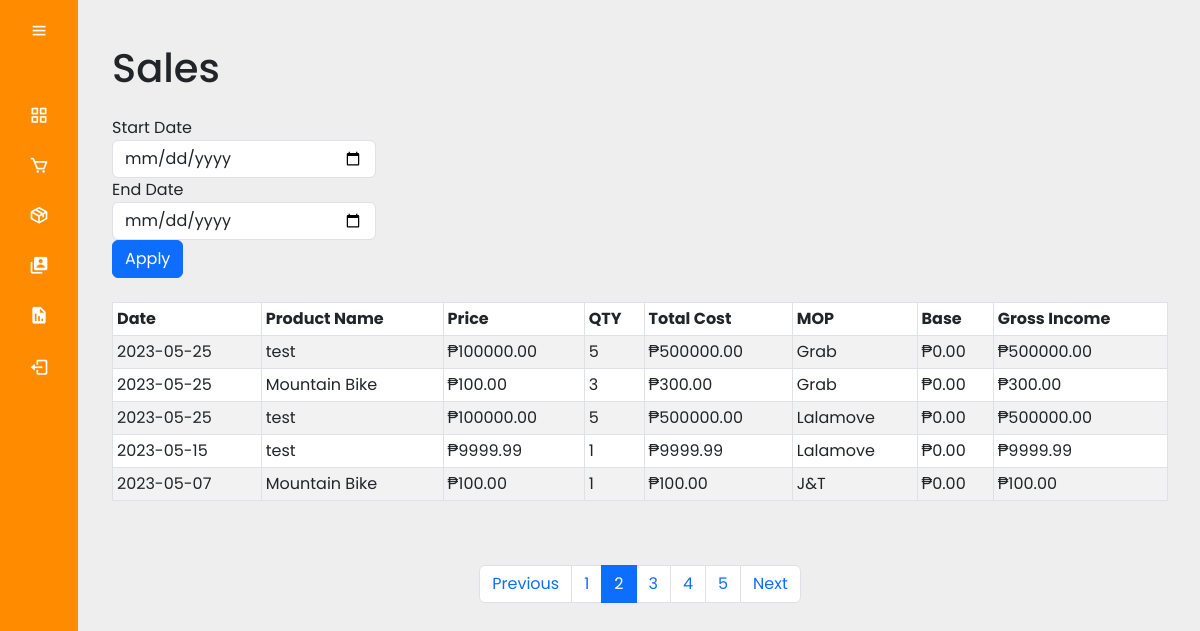
Page /admin/sales.php?page_no=2 (signed in) on the committed database.
### tables this page shows
CREATE TABLE `order_items` (
  `item_id` int(11) NOT NULL,
  `order_id` int(11) NOT NULL,
  `product_id` varchar(255) NOT NULL,
  `product_name` varchar(255) NOT NULL,
  `product_color` varchar(250) NOT NULL,
  `product_image` varchar(255) NOT NULL,
  `product_price` decimal(10,2) NOT NULL,
  `product_quantity` int(11) NOT NULL,
  `user_id` int(11) NOT NULL,
  `order_date` datetime NOT NULL DEFAULT current_timestamp()
);

CREATE TABLE `orders` (
  `order_id` int(11) NOT NULL,
  `wsname` varchar(250) NOT NULL,
  `wsphone` bigint(20) NOT NULL,
  `wsaddress` text NOT NULL,
  `wscourier` text NOT NULL,
  `order_cost` decimal(10,2) NOT NULL,
  `order_status` varchar(100) NOT NULL DEFAULT 'on_hold',
  `user_name` varchar(250) NOT NULL,
  `user_email` text NOT NULL,
  `user_id` int(11) NOT NULL,
  `user_phone` bigint(20) NOT NULL,
  `user_city` varchar(255) NOT NULL,
  `user_address` text NOT NULL,
  `user_landmark` text NOT NULL,
  `location_link` text NOT NULL,
  `payment_method` varchar(20) NOT NULL,
  `shipping_method` varchar(250) NOT NULL,
  `payment_image` varchar(250) NOT NULL,
  `order_date` date NOT NULL DEFAULT current_timestamp(),
  `shipping_fee` decimal(6,2) NOT NULL
);

CREATE TABLE `products` (
  `product_id` int(11) NOT NULL,
  `product_name` varchar(100) NOT NULL,
  `product_category` varchar(100) NOT NULL,
  `product_description` varchar(255) NOT NULL,
  `product_image` varchar(255) NOT NULL,
  `product_image2` varchar(255) NOT NULL,
  `product_image3` varchar(255) NOT NULL,
  `product_image4` varchar(255) NOT NULL,
  `product_price` decimal(8,2) NOT NULL,
  `product_bp` decimal(8,2) NOT NULL,
  `product_wsp` decimal(8,2) NOT NULL,
  `product_special_offer` decimal(10,2) NOT NULL,
  `product_color` text NOT NULL,
  `product_size` varchar(250) NOT NULL,
  `product_quantity` int(11) NOT NULL
);

### admin/sales.php (the view, shortened to what this page needs)
<?php include('header.php'); ?>
<?php
if (isset($_GET['page_no']) && $_GET['page_no'] != "") {
    $page_no = $_GET['page_no'];
} else {
    $page_no = 1;
}
$stmt1 = $conn->prepare("SELECT COUNT(*) AS total_records FROM orders");
$stmt1->execute();
$stmt1->bind_result($total_records);
$total_records_per_page = 5;
$offset = ($page_no - 1) * $total_records_per_page;
$previous_page = $page_no - 1;
$next_page = $page_no + 1;
$total_no_of_pages = ceil($total_records / $total_records_per_page);
$stmt2 = $conn->prepare("SELECT orders.order_date, order_items.product_name, order_items.product_price, order_items.product_quantity, (order_items.product_price * order_items.product_quantity) AS total_cost, orders.shipping_method, products.product_bp, ((order_items.product_price - products.product_bp) * order_items.product_quantity) AS gross_income
FROM orders
INNER JOIN order_items ON orders.order_id = order_items.order_id
INNER JOIN products ON order_items.product_id = products.product_id
ORDER BY orders.order_date DESC
LIMIT $offset, $total_records_per_page");
$stmt2->execute();
$sales = $stmt2->get_result();
?>
<?php include('security.php');
include('sidemenu.php'); ?>
<link rel="stylesheet" type="text/css" href="../admin_style.css">
<div class="main-content">
    <div class="container-fluid">
        <h1 class="my-4">Sales</h1>
        <form method="post" class="mb-4">
            <div class="form-row align-items-end">
                <div class="col-md-3">
                    <label for="start_date">Start Date</label>
                    <input type="date" name="start_date" id="start_date" class="form-control">
                </div>
                <div class="col-md-3">
                    <label for="end_date">End Date</label>
                    <input type="date" name="end_date" id="end_date" class="form-control">
                </div>
                <div class="col-md-2 mt-auto">
                    <button type="submit" name="apply" class="btn btn-primary">Apply</button>
                </div>
            </div>
        </form>
        <div class="table-responsive">
            <table class="table table-striped table-bordered table-hover table-sm">
                <thead>
                    <tr>
                        <th scope="col">Date</th>
                        <th scope="col">Product Name</th>
                        <th scope="col">Price</th>
                        <th scope="col">QTY</th>
                        <th scope="col">Total Cost</th>
                        <th scope="col">MOP</th>
                        <th scope="col">Base</th>
                        <th scope="col">Gross Income</th>
                    </tr>
                </thead>
                <tbody>
                    <?php foreach ($sales as $sale) { ?>
                        <tr>
                            <td><?php echo $sale['order_date']; ?></td>
                            <td><?php echo $sale['product_name']; ?></td>
                            <td><?php echo "₱" . $sale['product_price']; ?></td>
                            <td><?php echo $sale['product_quantity']; ?></td>
                            <td><?php echo "₱" . $sale['total_cost']; ?></td>
                            <td><?php echo $sale['shipping_method']; ?></td>
                            <td><?php echo "₱" . $sale['product_bp']; ?></td>
                            <td><?php echo "₱" . $sale['gross_income']; ?></td>
                        </tr>
                    <?php } ?>
                </tbody>
            </table>
        </div>
        <nav aria-label="Page navigation example" class="text-center">
            <ul class="pagination mt-5 justify-content-center">
                <li class="page-item <?php if ($page_no <= 1) {
                                            echo 'disabled';
                                        } ?>">
                    <a class="page-link" <?php if ($page_no > 1) {
                                                echo "href='?page_no=$previous_page'";
                                            } ?>>Previous</a>
                </li>
                <?php
                if ($total_no_of_pages <= 10) {
                    for ($counter = 1; $counter <= $total_no_of_pages; $counter++) {
                        if ($counter == $page_no) {
                            echo "<li class='page-item active'><a class='page-link'>$counter</a></li>";
                        } else {
                            echo "<li class='page-item'><a class='page-link' href='?page_no=$counter'>$counter</a></li>";
                        }
                    }
                }
                ?>
                <li class="page-item <?php if ($page_no >= $total_no_of_pages) {
                                            echo 'disabled';
                                        } ?>">
                    <a class="page-link" <?php if ($page_no < $total_no_of_pages) {
                                                echo "href='?page_no=$next_page'";
                                            } ?>>Next</a>
                </li>
            </ul>
        </nav>
    </div>
</div>

### assets/css/admin_style.css (style rules this page uses)
* { margin: 0; padding: 0; box-sizing: border-box; font-family: 'Poppins', sans-serif; }
body { background-color: #eee; }
.main-content { position: relative; min-height: 100vh; top: 0; left: 80px; transition: all 0.5s ease; width: calc(100% - 80px); padding: 1rem; }
.table-responsive { width: 100%; overflow-x: auto; }
.main-content { padding: 20px; }

### rows in the picture
order_items: order.order_date "2023-05-25", product_name "test", product_price "100000.00", product_quantity "5", total_cost "500000.00", order.shipping_method "Grab", product.product_bp "0.00", gross_income "500000.00"
order_items: order.order_date "2023-05-25", product_name "Mountain Bike", product_price "100.00", product_quantity "3", total_cost "300.00", order.shipping_method "Grab", product.product_bp "0.00", gross_income "300.00"
order_items: order.order_date "2023-05-25", product_name "test", product_price "100000.00", product_quantity "5", total_cost "500000.00", order.shipping_method "Lalamove", product.product_bp "0.00", gross_income "500000.00"
order_items: order.order_date "2023-05-15", product_name "test", product_price "9999.99", product_quantity "1", total_cost "9999.99", order.shipping_method "Lalamove", product.product_bp "0.00", gross_income "9999.99"
order_items: order.order_date "2023-05-07", product_name "Mountain Bike", product_price "100.00", product_quantity "1", total_cost "100.00", order.shipping_method "J&T", product.product_bp "0.00", gross_income "100.00"
